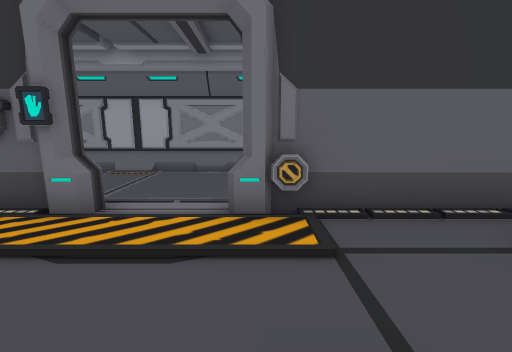
view 1 (above)

24 first-person views from a walk through a 3-D level made in the Unity game engine. The camera is 1.3 m above the floor, tilts 10° down and sees 90° across. Doors are open. The floor is counted in squares, 1 m on a side. Each view is taken from the middle of a square. On the plan, view 1 faces up. The plan holds only what a view shows up to about 13 squares ahead; the rest is blank. The place goes on beyond the plan. The player is left out.

view 2
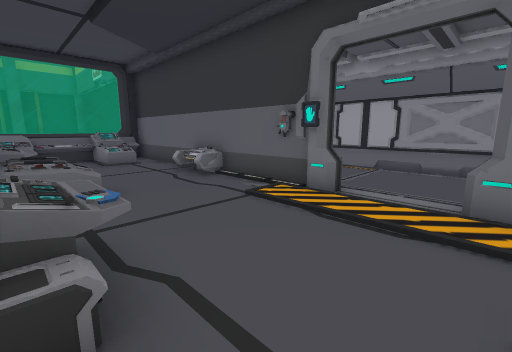

view 3
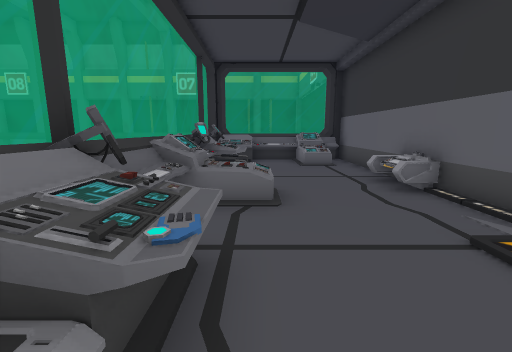

view 4
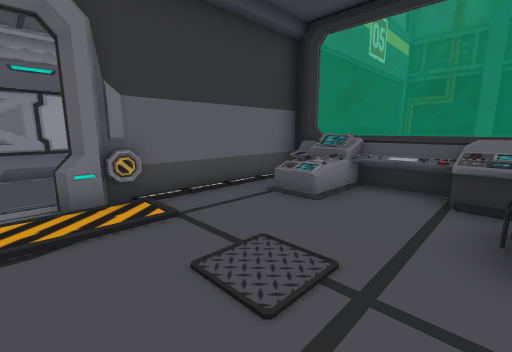

view 5
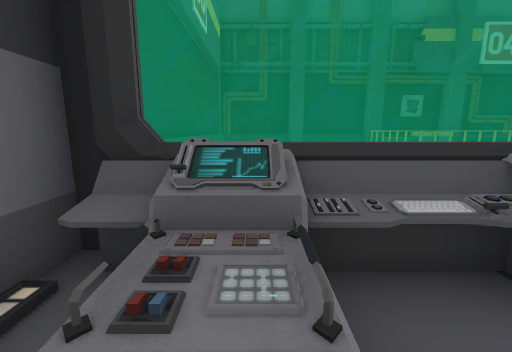

view 6
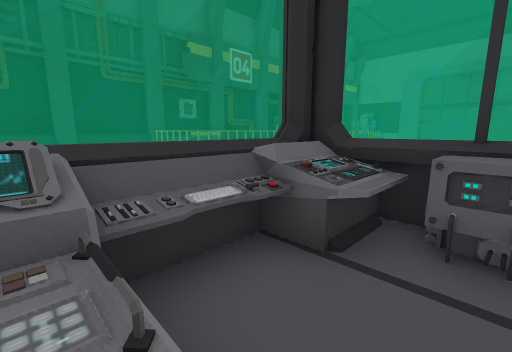

view 7
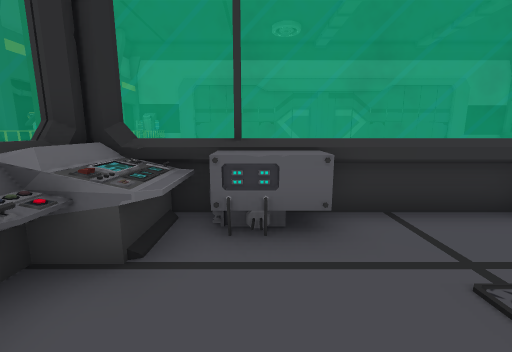

view 8
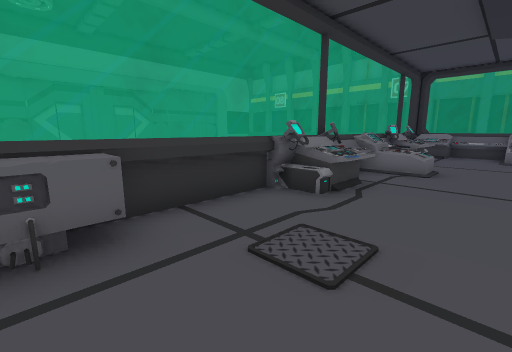

view 9
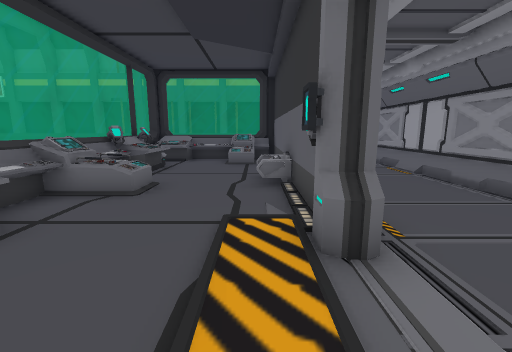

view 10
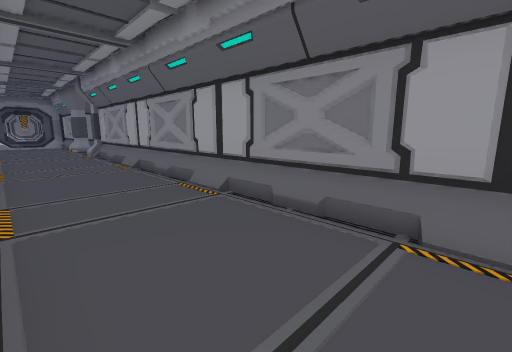

view 11
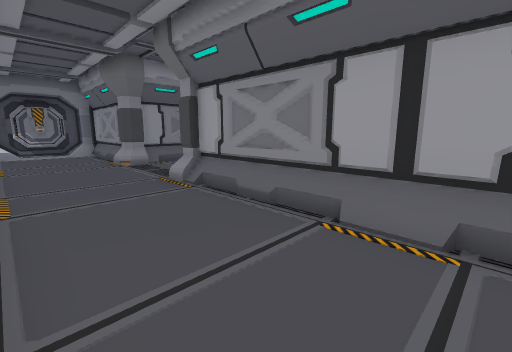

view 12
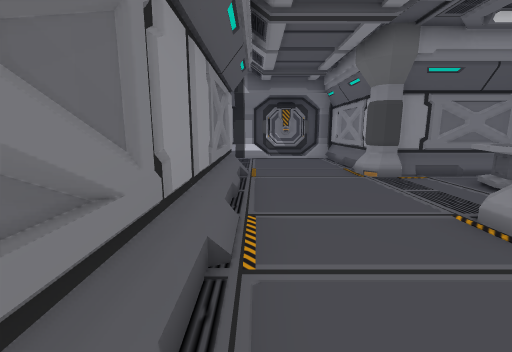

view 13
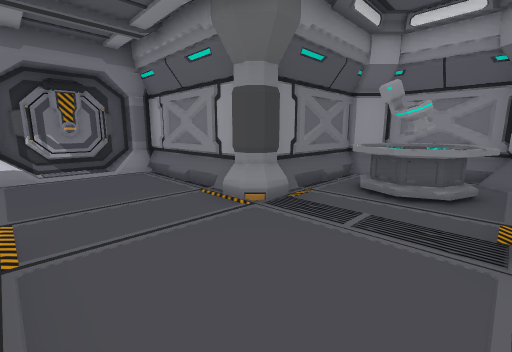

view 14
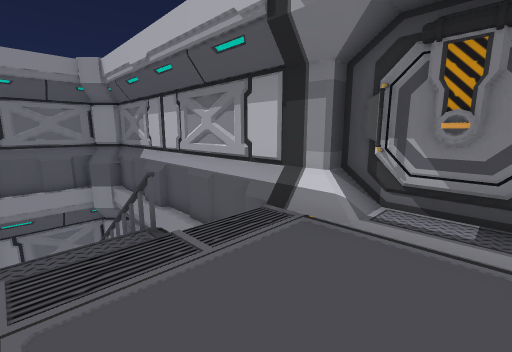

view 15
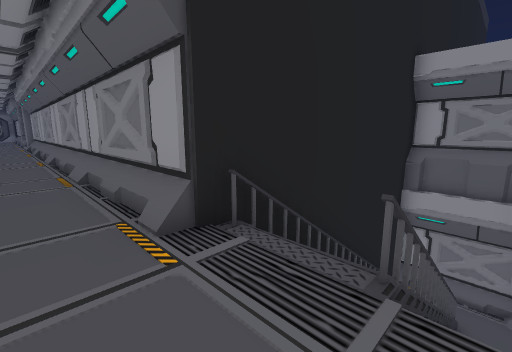

view 16
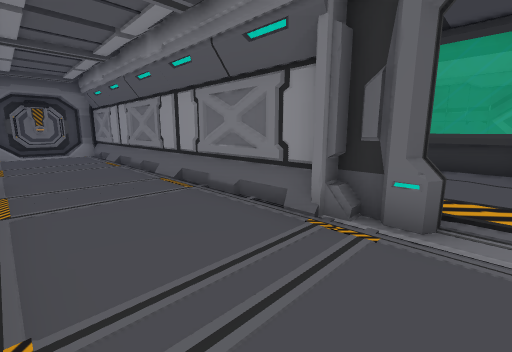

view 17
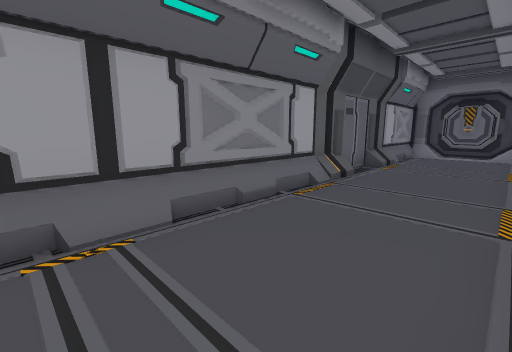

view 18
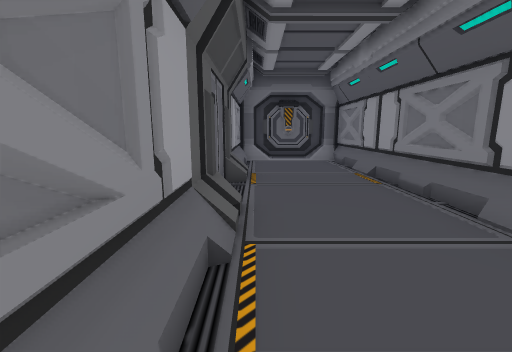

view 19
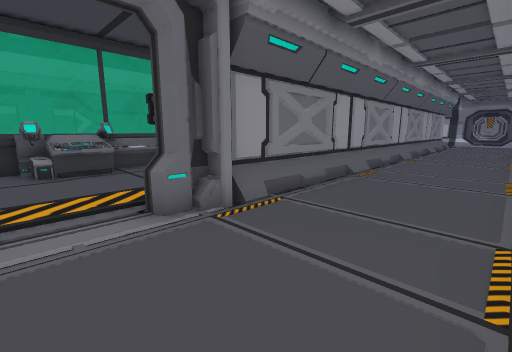

view 20
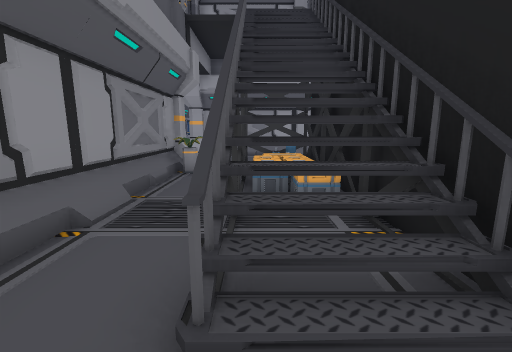

view 21
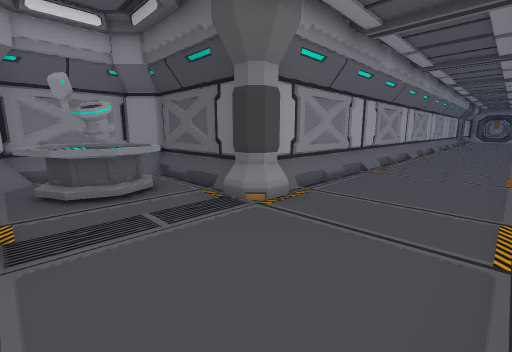

view 22
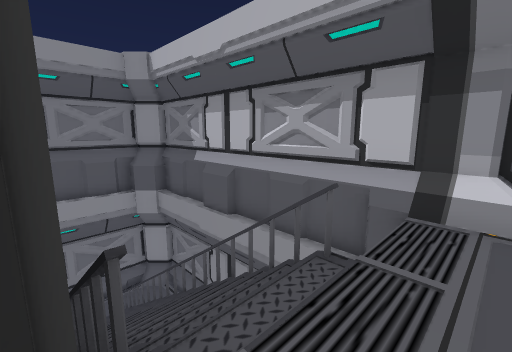

view 23
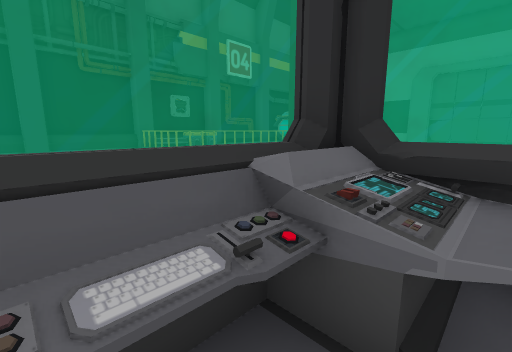

view 24
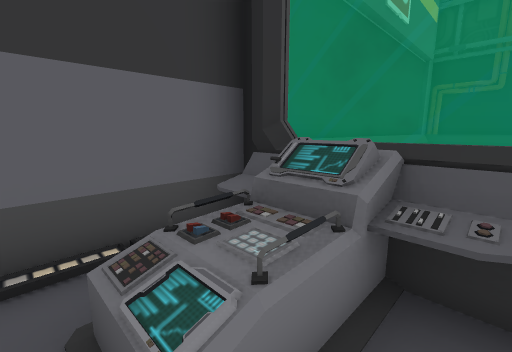

### Floor plan
Key: @ floor where view 1 was taken; # wall or solid block; . main floor; - floor 5 m lower than the main floor; / step, stairs or slope; D open door; = window, fence, low wall or low ledge; ^ raised ledge; v drop or lower ground; O other object.
Columns run from 29 left of view 1 to 16 right of it. Each row starts with its distance up from view 1.
 14       ####
 13      ##  #O
 12      #OOOO#
 11      #.OO.#
 10      #.OO.#
  9 #####O.... ######################### ## #####
  8 #....O......................................#
  7 #...........................................#
  6 #...........................................#
  5 #...........................................#
  4 OO...#######DD#######O###OODD#O###############
  3 #O //#          #=...OO...........^      ^^^v#
  2 #- //#          ===..............^^^        v#
  1 #- //#          =.................^^        v#
  0 #--//#          #^.....O...O.@....^#        ##
 -1 #--//#          =^.=^^=O^^==...OOO^^         #
 -2 #--//#          #^=^^^==^======##^#         ^#
 -3 #--//#                                    ^^^#
 -4 #--#/#                                    ^ ^#
 -5 #/---#                                    ^ O#
 -6  O####                                    ^ O#
 -7                                             ##
 -8                                             ^#

Positions as (right, up) in squares from view 1, and headings:
1: (0, 0), facing up
2: (0, -1), facing up-left
3: (-1, 0), facing left
4: (-1, -1), facing up-right
5: (3, 2), facing right
6: (3, 2), facing down-right
7: (3, 2), facing down
8: (3, 2), facing down-left
9: (0, 3), facing left
10: (-4, 5), facing up-left
11: (-13, 5), facing up-left
12: (-16, 5), facing left
13: (-20, 5), facing up-left
14: (-25, 7), facing down-left
15: (-27, 6), facing down-right
16: (-1, 8), facing down-right
17: (0, 5), facing up-right
18: (3, 8), facing right
19: (-1, 8), facing down-left
20: (-26, -5), facing up
21: (-23, 5), facing up-right
22: (-24, 5), facing down-left
23: (4, 1), facing down-right
24: (3, 1), facing up-right
